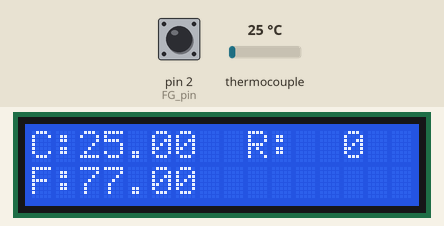
This sketch was run on a simulated Arduino Uno, built with avr-gcc and run on an emulated ATmega328P. Parts: 16×2 character LCD. Wiring (inferred from the names in the program): MAX6675 thermocouple converter: CS pin 10. Inputs (shaded band) come from the test bench; at power-on: thermocouple 25 °C, pin 2 (FG_pin) HIGH. What the sketch prints to the serial monitor is not drawn.

Above: at 3.2 s.
3.3 s: thermocouple set to 6 °C
At 4.3 s:
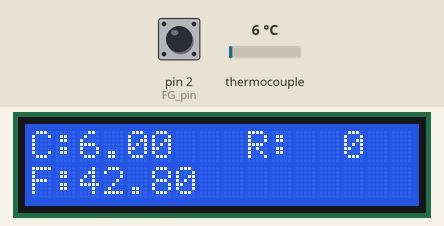
5.0 s: thermocouple set to 75 °C
At 5.8 s:
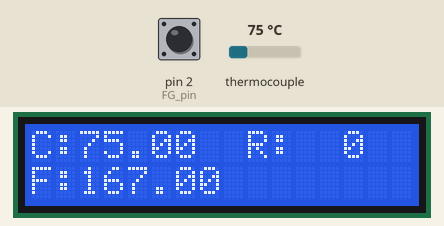
6.6 s: thermocouple set to 150 °C
At 7.7 s:
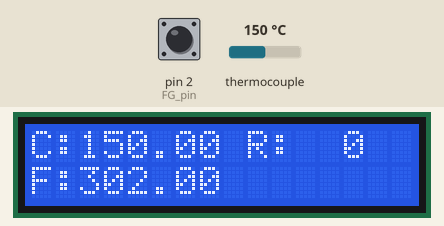
Timing chart, 0 to 9.6 s (numbered marks = the images above; inputs shaded):
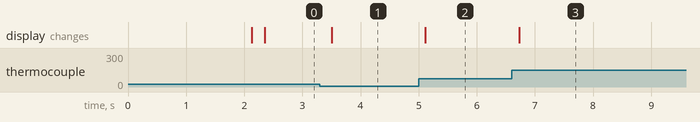

Measured:
- after the input at 3.3 s, the display: changes after 0.21 s (image 1)
- after the input at 5.0 s, the display: changes after 0.11 s (image 2)
- after the input at 6.6 s, the display: changes after 0.13 s (image 3)

The sketch:

dummy_load_temperature_reading.ino
```cpp
// Kudos to https://curiousscientist.tech/blog/max6675-thermocouple-module

#include <LiquidCrystal_I2C.h>
#include <SPI.h>

LiquidCrystal_I2C lcd(0x27, 16, 2);
int TCRaw = 0;
float TCCelsius = 0;
float TCFahrenheit = 0;
const byte CS_pin = 10;

const byte FG_pin = 2;  // Using D2 for fan FG
volatile unsigned long pulseCount = 0;
unsigned long lastRPMCheck = 0;
float rpm = 0;

void setup() {
  pinMode(CS_pin, OUTPUT);
  digitalWrite(CS_pin, LOW);
  SPI.begin();
  Serial.begin(115200);

  pinMode(FG_pin, INPUT);  // No pullup, since you've added external resistor
  attachInterrupt(digitalPinToInterrupt(FG_pin), countPulse, FALLING);

  lcd.init();
  lcd.backlight();
  lcd.setCursor(0, 0);  // Defining positon to write from first row, first column
  lcd.print("Dummy Load");
  lcd.setCursor(0, 1);  // Second row, first column
  lcd.print("800W 50ohm");
  delay(2000);

  lcd.clear();  // Clear the whole LCD

  printLCD();  // Print the stationary parts on the screen
}

void loop() {
  readThermocouple();
  updateRPM();   // RPM update every second
  refreshLCD();
  delay(200);
}

void printLCD() {
  // These are the values which are not changing during the operation
  lcd.setCursor(0, 0);  // 1st line, 1st block
  lcd.print("C:");      // Text for Celsius
  lcd.setCursor(9, 0);  // 1st line, 10th block
  lcd.print("R:");      // Text for RPM (changed from RPM: to R:)
  lcd.setCursor(0, 1);  // 2nd line, 1st block
  lcd.print("F:");      // Text for Fahrenheit
}

void refreshLCD() {
  // These are the values which are changing during the operation
  lcd.setCursor(2, 0);         // 1st line, 3rd block
  lcd.print("      ");         // Clear display for temperature
  lcd.setCursor(2, 0);         // 1st line, 3rd block
  lcd.print(TCCelsius);        // Celsius value

  // Update RPM display with proper formatting
  lcd.setCursor(13, 0);        // 1st line, 14th block
  lcd.print("   ");            // Clear display for RPM
  lcd.setCursor(13, 0);        // 1st line, 14th block
  lcd.print(int(rpm));         // RPM value (converted to integer for cleaner display)

  lcd.setCursor(2, 1);         // 2nd line, 3rd block
  lcd.print("      ");         // Clear display
  lcd.setCursor(2, 1);         // 2nd line, 3rd block
  lcd.print(TCFahrenheit);     // Fahrenheit value
}

void readThermocouple() {
  // Bits
  // 15: dummy bit
  // 14-3: MSB to LSB
  // 2: -
  // 1: 0
  // 0: STATE (three state)

  SPI.beginTransaction(SPISettings(14000000, MSBFIRST, SPI_MODE0));  // Standard Arduino SPI
  digitalWrite(CS_pin, LOW);                                         // "Force CS low and apply a clock signal at SCK to read the results at SO"
  delayMicroseconds(1);                                              // Just to be sure we wait enough (tcss: 100 ns is needed)

  TCRaw = SPI.transfer16(0x0000);  // 16 bit transfer - some dummy data to force the reading

  digitalWrite(CS_pin, HIGH);  // We finished the command sequence, so we switch it back to HIGH
  SPI.endTransaction();        // Close down SPI transaction

  TCRaw = TCRaw >> 3;  // Shift out the first 3 bits.
  // Example: 0100000000001ˇ111 >> 3;     ˇLSB
  // 010000000000001<-(LSB)
  // ^Dummy, then MSB

  ///Serial.print("Raw: ");
  // Serial.println(TCRaw);  // Print raw data

  TCCelsius = TCRaw * 0.25;                       // Datasheet, 2nd page, resolution
  TCFahrenheit = (TCCelsius * 9.0 / 5.0) + 32.0;  // Convert to Fahrenheit

  // Serial.print("Temp C: ");
  // Serial.println(TCCelsius);  // Print converted data
  // Serial.print("Temp F: ");
  // Serial.println(TCFahrenheit);  // Print Fahrenheit data
}

void countPulse() {
  // Simple pulse counter, no debounce needed with the hardware pull-up
  pulseCount++;
}

void updateRPM() {
  unsigned long now = millis();
  if (now - lastRPMCheck >= 1000) {  // Calculate RPM every second
    noInterrupts();
    unsigned long count = pulseCount;
    pulseCount = 0;
    interrupts();

    // Debug output
    Serial.print("Raw pulse count: ");
    Serial.print(count);

    // Calibrated calculation based on your fan's specifications
    // Dividing by a calibration factor to get RPM in the expected range
    // For PEAD14028BH fan which runs at 14,600-20,000 RPM
    if (count < 100) {
      rpm = 0;  // Consider it stopped or noise if count is very low
    } else {
      // Based on your 74,000 pulses translating to about 15,000-20,000 RPM
      // We'll use a divisor of 74000/15000*60 ≈ 296 (rounded to 300)
      rpm = (count / 300.0) * 60.0;
    }

    Serial.print(" | Calculated RPM: ");
    Serial.println(rpm);

    lastRPMCheck = now;
  }
}
```
